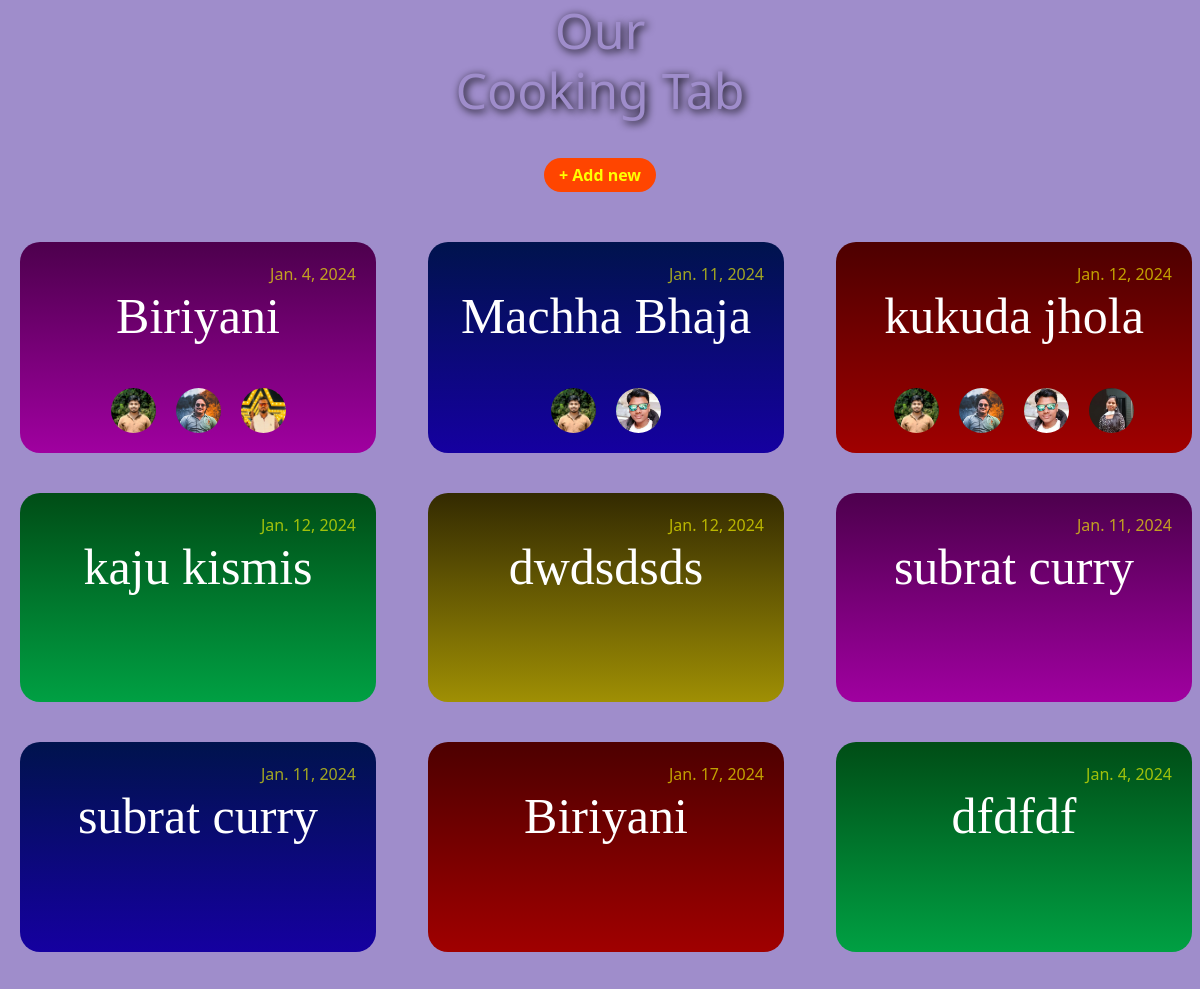
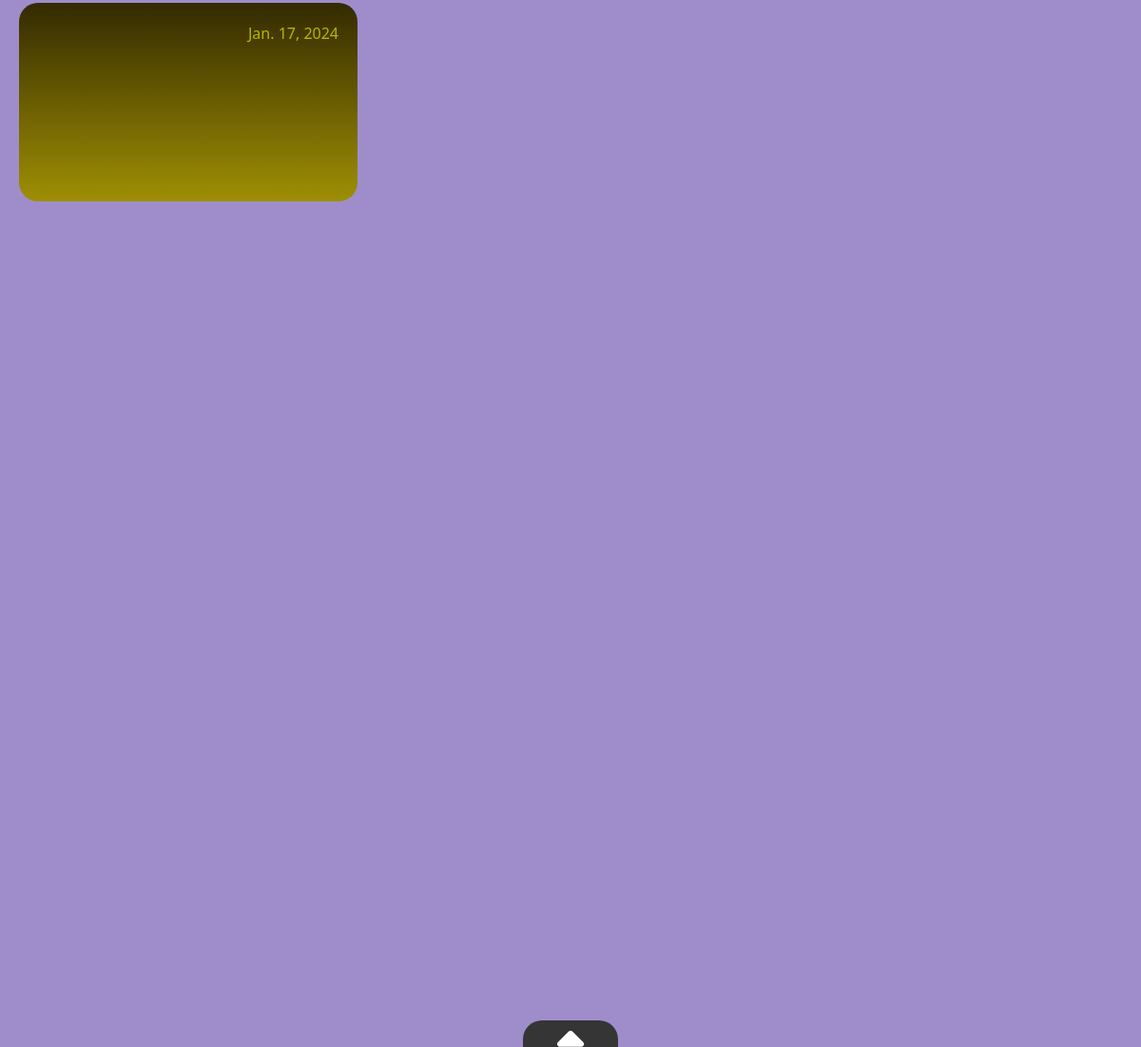
The page / on the database its author committed (2 pictures, top to bottom).
### app/models.py (models this page shows)
class Event(models.Model):
    date = models.DateField()
    subject = models.CharField(max_length=200)

class Contribution(models.Model):
    event = models.ForeignKey(Event, on_delete=models.CASCADE)
    profile = models.ForeignKey(Profile, on_delete=models.CASCADE)
    amount = models.DecimalField(max_digits=10, decimal_places=2)

class Profile(models.Model):
    name = models.CharField(max_length=100)
    profile_pic = models.ImageField(upload_to='profile_pics/', blank=True, null=True)

### app/views.py (the view, shortened to what this page needs)
# urls.py: 2. Add a URL to urlpatterns:  path('', views.home, name='home')
def home(request):
    events = Event.objects.all().order_by('-id')
    profiles = Profile.objects.all()
    event_contributions = Contribution.objects.all()
    context={'events':events, 'profiles':profiles,'event_contributions':event_contributions}
    return render(request, 'home.html', context)

### app/templates/home.html (shortened to what this page needs)
<!DOCTYPE html>
<html lang="en">
<head>
    <link href="https://cdn.jsdelivr.net/npm/bootstrap@5.3.2/dist/css/bootstrap.min.css" rel="stylesheet">
    <link rel="stylesheet" href="https://cdnjs.cloudflare.com/ajax/libs/font-awesome/6.5.1/css/all.min.css" />
</head>
<body>
    <header>
        <h1 class="main-heading">Our<br>Cooking Tab</h1>
    </header>
    <section>
        <div class="d-flex justify-content-center"><button class="btn-add" data-bs-toggle="modal" data-bs-target="#staticBackdrop">+ Add new</button></div>
        <div class="event-container row">
            {% for event in events %}
            <div class="ec col-xs-12 col-sm-12 col-md-6 col-lg-4">
                <div class="event">
                    <p>{{event.date}}</p>
                    <h1>{{event.subject}}</h1><br>
                    <div class="d-flex justify-content-center">
                        {% for contribution in event.contribution_set.all %}
                        <img src="{{contribution.profile.profile_pic.url}}" alt="">
                        {% endfor %}
                    </div>
                </div>
            </div>
            {% endfor %}
        </div>
    </section>
    <section class="profile-container" id="contentToToggle">
        <div class="d-flex justify-content-center"><button class="shutter-btn" onclick="expandCollapse()"><i class="fa-solid fa-caret-up"></i></button></div>
    </section>
</body>
</html>

### app/templates/home.html (style rules this page uses)
body { background-color: rgb(159, 141, 203); }
.main-heading { font-size: 50px; text-align: center; color: rgb(159, 141, 203); text-shadow: 2px 2px 8px black; }
.btn-add { background-color: orangered; border: none; border-radius: 20px; padding: 5px 15px; margin: 30px 0; color: yellow; font-weight: bold; }
.ec { padding-right: 0; }
.ec:nth-child(5n+1) .event { background: linear-gradient(rgb(77, 0, 77), rgb(160, 0, 160)); }
.ec:nth-child(5n+2) .event { background: linear-gradient(rgb(0, 19, 77), rgb(21, 0, 160)); }
.ec:nth-child(5n+3) .event { background: linear-gradient(rgb(77, 0, 0), rgb(160, 0, 0)); }
.ec:nth-child(5n+4) .event { background: linear-gradient(rgb(0, 77, 22), rgb(0, 160, 67)); }
.ec:nth-child(5n) .event { background: linear-gradient(rgb(51, 42, 1), rgb(159, 143, 4)); }
.event { aspect-ratio: 1.7; border-radius: 20px; padding: 20px; margin: 20px; }
.event p { text-align: right; color: rgba(255, 255, 0, 0.63); margin: 0; }
.event h1 { text-align: center; color: white; font-family: cursive; font-size: 50px; }
.event img { width: 45px; margin: 10px 10px 0; border-radius: 50%; transition: all 0.2s; }
.profile-container { position: fixed; top: 100vh; left:0%; border-radius: 20px 20px 0px 0px; background-color: rgb(53, 53, 53); background-image: linear-gradient(rgb(53, 53, 53),rgb(0, 50, 0)); width: 100%; height: 87vh; transition: all 0.5s; }
.shutter-btn { background-color: rgb(53, 53, 53); font-size: 45px; width: 100px; border: none; border-radius: 20px 20px 0px 0px; margin-top: -28px; padding: 0px; line-height: 0px; color: white; }

### rows shown on the page
Event: date "Jan. 4, 2024", subject "Biriyani"
Contribution: profile.profile_pic (picture)
Contribution: profile.profile_pic (picture)
Contribution: profile.profile_pic (picture)
Event: date "Jan. 11, 2024", subject "Machha Bhaja"
Contribution: profile.profile_pic (picture)
Contribution: profile.profile_pic (picture)
Event: date "Jan. 12, 2024", subject "kukuda jhola"
Contribution: profile.profile_pic (picture)
Contribution: profile.profile_pic (picture)
Contribution: profile.profile_pic (picture)
Contribution: profile.profile_pic (picture)
Event: date "Jan. 12, 2024", subject "kaju kismis"
Event: date "Jan. 12, 2024", subject "dwdsdsds"
Event: date "Jan. 11, 2024", subject "subrat curry"
Event: date "Jan. 11, 2024", subject "subrat curry"
Event: date "Jan. 17, 2024", subject "Biriyani"
Event: date "Jan. 4, 2024", subject "dfdfdf"
Event: date "Jan. 17, 2024"
